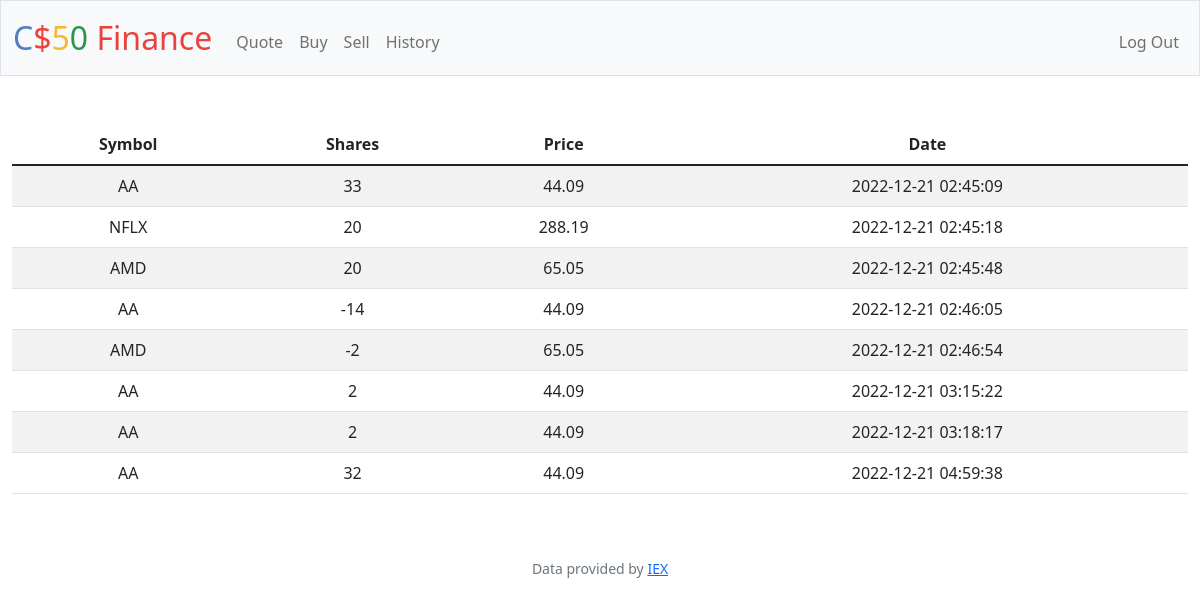
The app's page /history (signed in) with its own data.
### tables this page shows
CREATE TABLE 'transactions' ('id' INTEGER PRIMARY KEY AUTOINCREMENT NOT NULL, 'user_id' INTEGER, 'symbol' TEXT, 'shares' INTEGER, 'price' REAL, 'date' DATETIME);

### app.py (the view)
@app.route("/history")
@login_required
def history():
    user_id = session["user_id"]
    database = db.execute("SELECT * FROM transactions WHERE user_id = ?", user_id)
    return render_template("history.html", database=database)

### app.py (called while the page is built)
@app.after_request
def after_request(response):
    response.headers["Cache-Control"] = "no-cache, no-store, must-revalidate"
    response.headers["Expires"] = 0
    response.headers["Pragma"] = "no-cache"
    return response

### helpers.py (called while the page is built)
def login_required(f):
    @wraps(f)
    def decorated_function(*args, **kwargs):
        if session.get("user_id") is None:
            return redirect("/login")
        return f(*args, **kwargs)
    return decorated_function

### templates/history.html (shortened to what this page needs)
{% extends "layout.html" %}
{% block main %}
    <table class="table table-striped table-hover">
        <thead>
            <tr>
                <th scope="col">Symbol</th>
                <th scope="col">Shares</th>
                <th scope="col">Price</th>
                <th scope="col">Date</th>
            </tr>
        </thead>
        <tbody>
            {% for row in database %}
                <tr>
                    <td>{{ row["symbol"] }}</td>
                    <td>{{ row["shares"] }}</td>
                    <td>{{ row["price"] }}</td>
                    <td>{{ row["date"] }}</td>
                </tr>
            {% endfor %}
        </tbody>
    </table>
{% endblock %}

### templates/layout.html (shortened to what this page needs)
<!DOCTYPE html>
<html lang="en">
    <head>
        <link href="https://cdn.jsdelivr.net/npm/bootstrap@5.1.3/dist/css/bootstrap.min.css" rel="stylesheet">
        <link href="https://cdn.jsdelivr.net/npm/bootstrap@5.2.3/dist/css/bootstrap.min.css" rel="stylesheet">
        <link href="/static/styles.css" rel="stylesheet">
    </head>
    <body>
        <nav class="bg-light border navbar navbar-expand-md navbar-light">
            <div class="container-fluid">
                <a class="navbar-brand" href="/"><span class="blue">C</span><span class="red">$</span><span class="yellow">5</span><span class="green">0</span> <span class="red">Finance</span></a>
                <div class="collapse navbar-collapse" id="navbar">
                    {% if session["user_id"] %}
                        <ul class="navbar-nav me-auto mt-2">
                            <li class="nav-item"><a class="nav-link" href="/quote">Quote</a></li>
                            <li class="nav-item"><a class="nav-link" href="/buy">Buy</a></li>
                            <li class="nav-item"><a class="nav-link" href="/sell">Sell</a></li>
                            <li class="nav-item"><a class="nav-link" href="/history">History</a></li>
                        </ul>
                        <ul class="navbar-nav ms-auto mt-2">
                            <li class="nav-item"><a class="nav-link" href="/logout">Log Out</a></li>
                        </ul>
                    {% else %}
                        <ul class="navbar-nav ms-auto mt-2">
                            <li class="nav-item"><a class="nav-link" href="/register">Register</a></li>
                            <li class="nav-item"><a class="nav-link" href="/login">Log In</a></li>
                        </ul>
                    {% endif %}
                </div>
            </div>
        </nav>
        <main class="container-fluid py-5 text-center">
            {% block main %}{% endblock %}
        </main>
        <footer class="mb-5 small text-center text-muted">
            Data provided by <a href="https://iexcloud.io/">IEX</a>
        </footer>
    </body>
</html>

### static/styles.css (style rules this page uses)
nav .navbar-brand { font-size: xx-large; }
nav .navbar-brand .blue { color: #537fbe; }
nav .navbar-brand .red { color: #ea433b; }
nav .navbar-brand .yellow { color: #f5b82e; }
nav .navbar-brand .green { color: #2e944b; }

### records on screen
transactions: symbol "AA", shares "33", price "44.09", date "2022-12-21 02:45:09"
transactions: symbol "NFLX", shares "20", price "288.19", date "2022-12-21 02:45:18"
transactions: symbol "AMD", shares "20", price "65.05", date "2022-12-21 02:45:48"
transactions: symbol "AA", shares "-14", price "44.09", date "2022-12-21 02:46:05"
transactions: symbol "AMD", shares "-2", price "65.05", date "2022-12-21 02:46:54"
transactions: symbol "AA", shares "2", price "44.09", date "2022-12-21 03:15:22"
transactions: symbol "AA", shares "2", price "44.09", date "2022-12-21 03:18:17"
transactions: symbol "AA", shares "32", price "44.09", date "2022-12-21 04:59:38"
